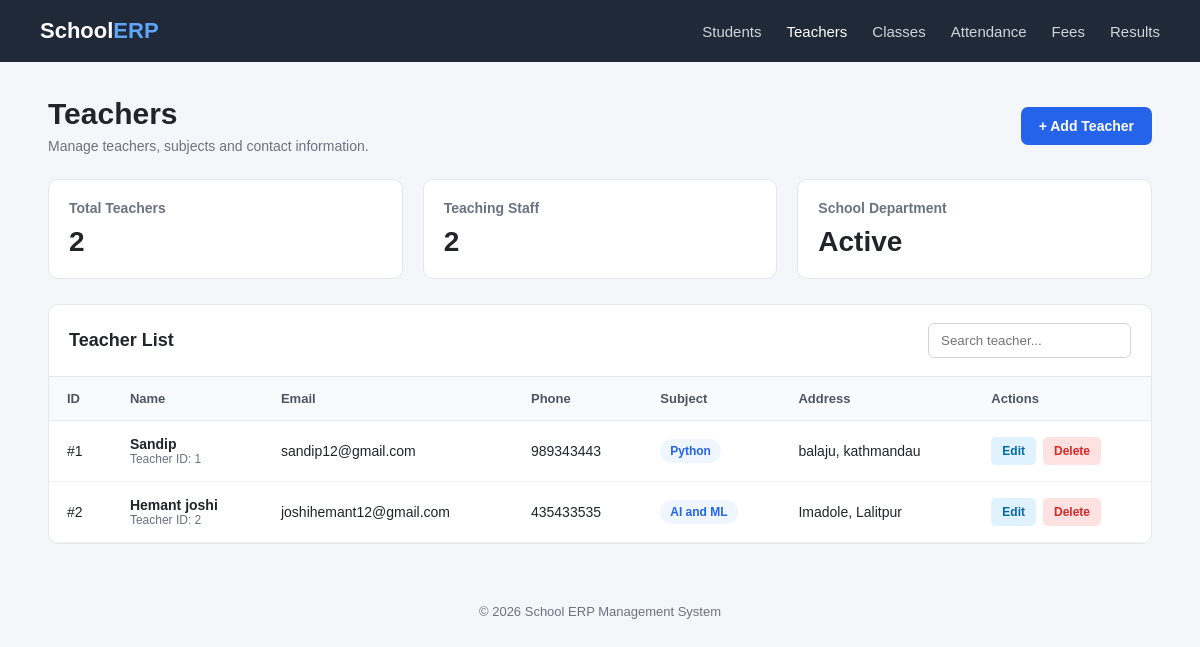
The page /teachers on the database its author committed.
### school/models.py (models this page shows, shortened)
class Teacher(models.Model):
    name = models.CharField(max_length=100)
    email = models.EmailField()
    phone = models.TextField(max_length=15)
    subject = models.CharField()
    address = models.TextField(max_length=50)

### school/views.py (the view)
# urls.py: path("teachers", views.teacher, name="teacher"),
def teacher(request):
    teachers = Teacher.objects.all()
    return render (request, "teachers/teacher.html", {"teachers": teachers})

### templates/teachers/teacher.html (shortened to what this page needs)
<!DOCTYPE html>
<html lang="en">
<head>
</head>
<body>
    <nav class="navbar">
        <div class="logo">
            School<span>ERP</span>
        </div>
        <div class="nav-links">
            <a href="{% url 'student' %}">
                Students
            </a>
            <a href="{% url 'teacher' %}" class="active">
                Teachers
            </a>
            <a href="#">
                Classes
            </a>
            <a href="#">
                Attendance
            </a>
            <a href="#">
                Fees
            </a>
            <a href="#">
                Results
            </a>
        </div>
    </nav>
    <div class="container">
        <div class="page-header">
            <div class="page-title">
                <h1>Teachers</h1>
                <p>
                    Manage teachers, subjects and contact information.
                </p>
            </div>
            <a href="{% url 'add_teacher' %}" class="add-btn">
                + Add Teacher
            </a>
        </div>
        <div class="summary">
            <div class="summary-card">
                <h3>Total Teachers</h3>
                <div class="number">
                    {{ teachers|length }}
                </div>
            </div>
            <div class="summary-card">
                <h3>Teaching Staff</h3>
                <div class="number">
                    {{ teachers|length }}
                </div>
            </div>
            <div class="summary-card">
                <h3>School Department</h3>
                <div class="number">
                    Active
                </div>
            </div>
        </div>
        <div class="table-card">
            <div class="table-header">
                <h2>Teacher List</h2>
                <div class="search-box">
                    <input type="text" id="search" placeholder="Search teacher..." onkeyup="searchTeacher()">
                </div>
            </div>
            <table id="teacherTable">
                <thead>
                    <tr>
                        <th>ID</th>
                        <th>Name</th>
                        <th>Email</th>
                        <th>Phone</th>
                        <th>Subject</th>
                        <th>Address</th>
                        <th>Actions</th>
                    </tr>
                </thead>
                <tbody>
                    {% for teacher in teachers %}
                    <tr>
                        <td>
                            #{{ teacher.id }}
                        </td>
                        <td>
                            <div class="teacher-name">
                                {{ teacher.name }}
                            </div>
                            <div class="teacher-id">
                                Teacher ID: {{ teacher.id }}
                            </div>
                        </td>
                        <td>
                            {{ teacher.email }}
                        </td>
                        <td>
                            {{ teacher.phone }}
                        </td>
                        <td>
                            <span class="subject">
                                {{ teacher.subject }}
                            </span>
                        </td>
                        <td>
                            {{ teacher.address }}
                        </td>
                        <td>
                            <div class="actions">
                                <a href="{% url 'modify_teacher' teacher.id %}" class="edit-btn">
                                    Edit
                                </a>
                                <a href="{% url 'del_teacher' teacher.id %}" class="delete-btn">
                                    Delete
                                </a>
                            </div>
                        </td>
                    </tr>
                    {% endfor %}
                </tbody>
            </table>
        </div>
    </div>
    <footer>
        © 2026 School ERP Management System
    </footer>
</body>
</html>

### templates/teachers/teacher.html (style rules this page uses)
* { box-sizing: border-box; margin: 0; padding: 0; }
body { font-family: Arial, Helvetica, sans-serif; background: #f4f6f9; color: #212529; }
.navbar { background: #1f2937; color: white; padding: 18px 40px; display: flex; justify-content: space-between; align-items: center; }
.logo { font-size: 22px; font-weight: bold; }
.logo span { color: #60a5fa; }
.nav-links { display: flex; gap: 25px; }
.nav-links a { color: #d1d5db; text-decoration: none; font-size: 15px; }
.nav-links a:hover, .nav-links .active { color: white; }
.container { width: 92%; max-width: 1400px; margin: 35px auto; }
.page-header { display: flex; justify-content: space-between; align-items: center; margin-bottom: 25px; }
.page-title h1 { font-size: 30px; margin-bottom: 7px; }
.page-title p { color: #6b7280; font-size: 14px; }
.add-btn { background: #2563eb; color: white; text-decoration: none; padding: 11px 18px; border-radius: 7px; font-size: 14px; font-weight: bold; }
.summary { display: grid; grid-template-columns: repeat(3, 1fr); gap: 20px; margin-bottom: 25px; }
.summary-card { background: white; padding: 20px; border-radius: 10px; border: 1px solid #e5e7eb; }
.summary-card h3 { font-size: 14px; color: #6b7280; margin-bottom: 10px; }
.summary-card .number { font-size: 28px; font-weight: bold; }
.table-card { background: white; border-radius: 10px; border: 1px solid #e5e7eb; overflow: hidden; }
.table-header { padding: 18px 20px; border-bottom: 1px solid #e5e7eb; display: flex; justify-content: space-between; align-items: center; }
.table-header h2 { font-size: 18px; }
.search-box input { padding: 9px 12px; border: 1px solid #d1d5db; border-radius: 6px; outline: none; }
table { width: 100%; border-collapse: collapse; }
th { background: #f9fafb; color: #4b5563; font-size: 13px; text-align: left; padding: 14px 18px; border-bottom: 1px solid #e5e7eb; }
td { padding: 15px 18px; border-bottom: 1px solid #f0f0f0; font-size: 14px; }
.teacher-name { font-weight: bold; }
.teacher-id { color: #6b7280; font-size: 12px; }
.subject { display: inline-block; padding: 5px 10px; background: #eff6ff; color: #2563eb; border-radius: 20px; font-size: 12px; font-weight: bold; }
.actions { display: flex; gap: 7px; }
.edit-btn, .delete-btn { text-decoration: none; padding: 7px 11px; border-radius: 5px; font-size: 12px; font-weight: bold; }
.edit-btn { background: #e0f2fe; color: #0369a1; }
.delete-btn { background: #fee2e2; color: #dc2626; }
footer { text-align: center; padding: 25px; color: #6b7280; font-size: 13px; }

### rows shown on the page
Teacher: id "1", name "Sandip", email "sandip12@gmail.com", phone "989343443", subject "Python", address "balaju, kathmandau"
Teacher: id "2", name "Hemant joshi", email "joshihemant12@gmail.com", phone "435433535", subject "AI and ML", address "Imadole, Lalitpur"

### other values the page prints
{{ teachers|length }} "2"
